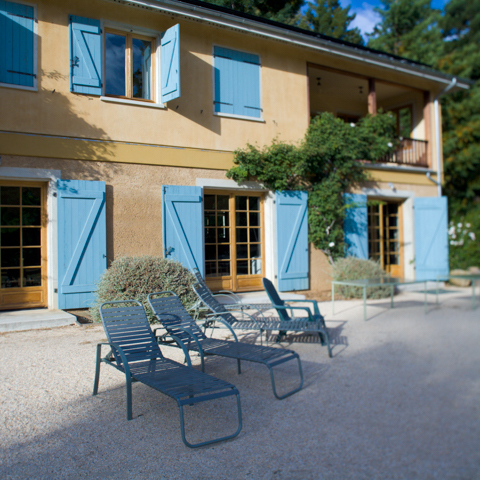
#> input picture assets/a0016.jpg, 480 x 480 px
$ python test.py
#> lines starting #> are read from the running program, lines starting #| are printed output that depends on the picture; after the words box and inside, x2 and y2 are one past the last pixel; in counts of white or black regions, pixels touching at a corner belong together
# -*- coding: utf-8 -*-
# @Time : 2023/5/15 21:36
# @Author : zihua.zeng
# @File : test.py

import cv2
import numpy as np
import matplotlib.pyplot as plt

# Set up a figure twice as tall as it is wide
fig = plt.figure()
fig.suptitle('DCT Visualization', fontsize=16)

# Second subplot
ax = fig.add_subplot(1, 1, 1, projection='3d')

image = cv2.imread("assets/a0016.jpg", 0)
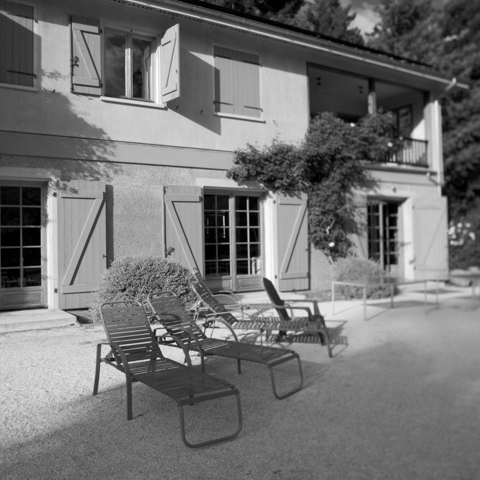
#> image: shape (480, 480); min 0, max 255, mean 115.1
# resize 到 100 方便后面可视化
image = cv2.resize(image, (100, 100))
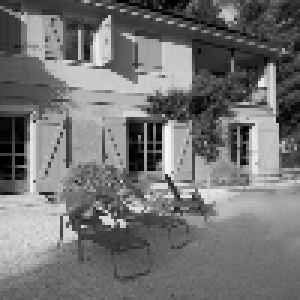
#> image: shape (100, 100) (shown 3 times larger); min 0, max 249, mean 115
# 加入噪音
# size = image.shape
# noise = np.random.normal(0, 0.001 ** 0.5, size)
# image = image + 1 * noise

img_dct = np.float32(image)
dct = cv2.dct(img_dct)
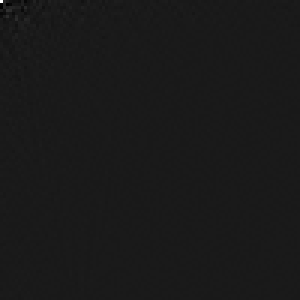
#> dct: shape (100, 100) float32 (shown 3 times larger); min -1309.1, max 11502.1, mean 0.7; drawn with min black and max white
# 方便可视化，这里除于100，并把大于10的都置零
dct_out = abs(dct) / 100
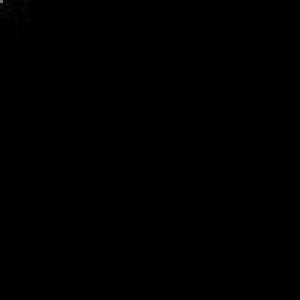
#> dct_out: shape (100, 100) float32 (shown 3 times larger); min 1.64e-05, max 115, mean 0.3
dct_out[dct_out > 8] = 0
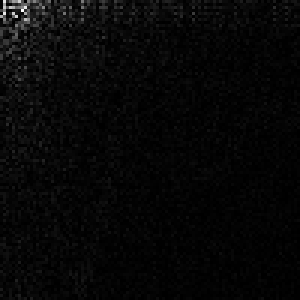
#> dct_out: shape (100, 100) float32 (shown 3 times larger); 0.11% of pixels changed, all inside (x1, y1, x2, y2) = (0, 0, 9, 7); drawn with min black and max white

h, w = dct_out.shape
#> h = 100; w = 100

X = np.arange(0, w, 1)
#> X = 100 values from 0 to 99
Y = np.arange(0, h, 1)
#> Y = 100 values from 0 to 99
X, Y = np.meshgrid(X, Y)

surf = ax.plot_surface(X, Y, dct_out, rstride=1, cstride=1,
                       linewidth=0, antialiased=False)
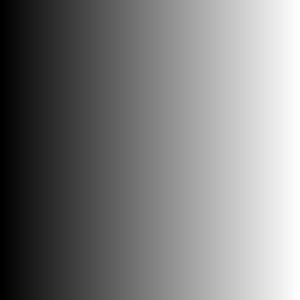
#> X: shape (100, 100) int64 (shown 3 times larger); min 0, max 99, mean 49.5; drawn with min black and max white
ax.set_zlim(-4, 8)

plt.show()
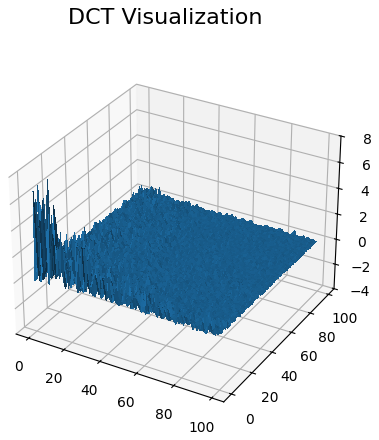
#> figure drawn by matplotlib, 1 panel

$ run again, with assets/camp_lq.jpg copied over assets/a0016.jpg
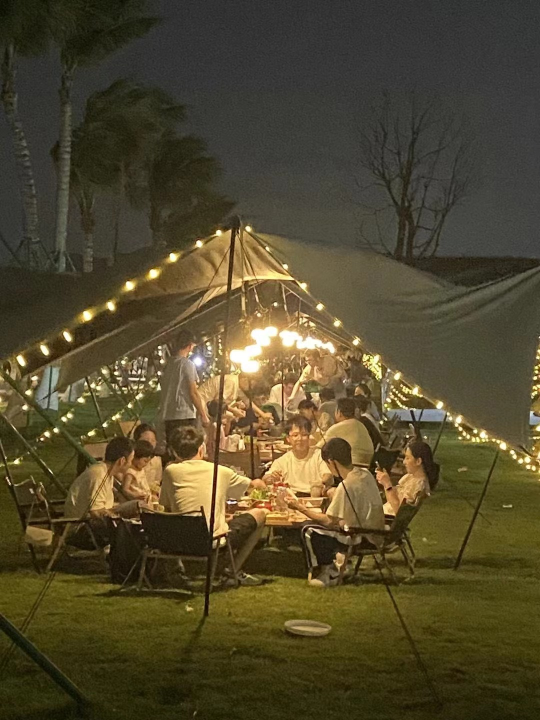
#> input picture assets/camp_lq.jpg, 1080 x 1440 px (shown at 1/2 size)
#> `dct_out[dct_out > 8] = 0`:
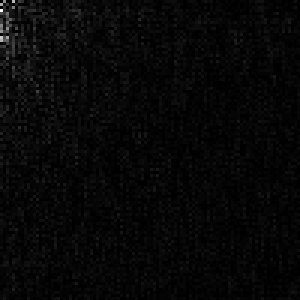
#> dct_out: shape (100, 100) float32 (shown 3 times larger); min 0, max 6.48, mean 0.197; drawn with min black and max white
#> `plt.show()`:
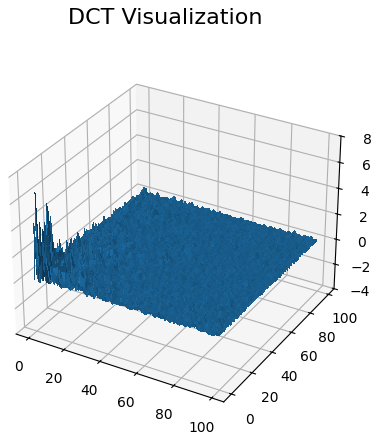
#> figure drawn by matplotlib, 1 panel

$ run again, with assets/test_denoise.png saved as assets/a0016.jpg
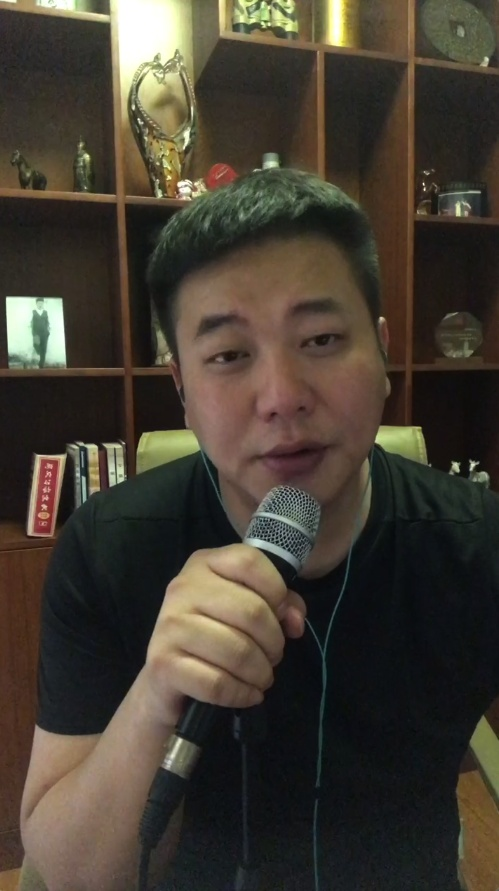
#> input picture assets/test_denoise.png, 499 x 891 px
#> `dct_out[dct_out > 8] = 0`:
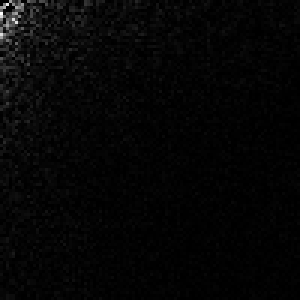
#> dct_out: shape (100, 100) float32 (shown 3 times larger); min 0, max 8, mean 0.185; drawn with min black and max white
#> `plt.show()`:
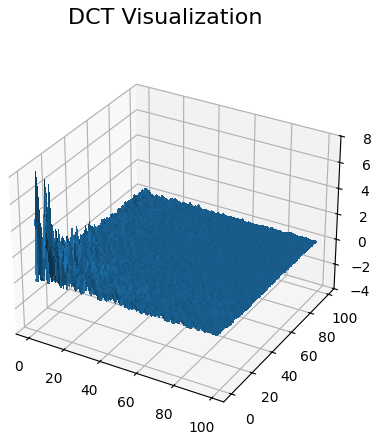
#> figure drawn by matplotlib, 1 panel
